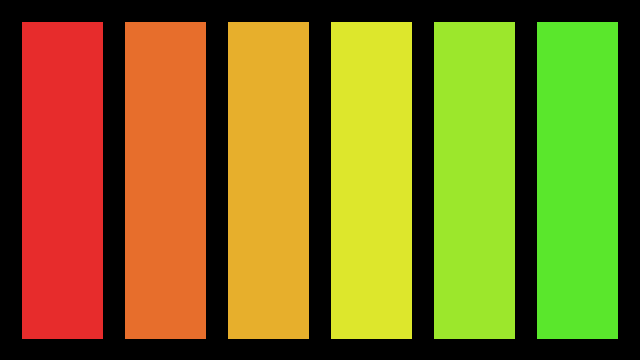
Frame 1 (no input)
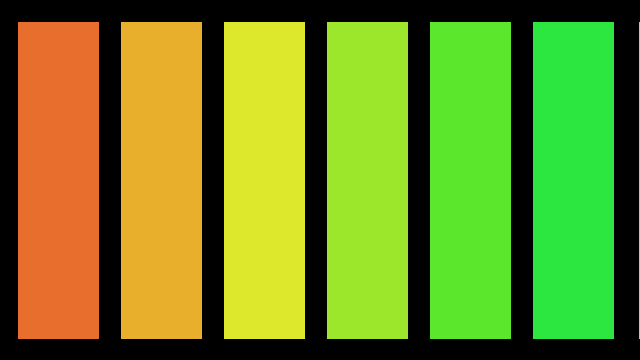
Frame 60 (the mouse pressed at the canvas centre just before this capture)
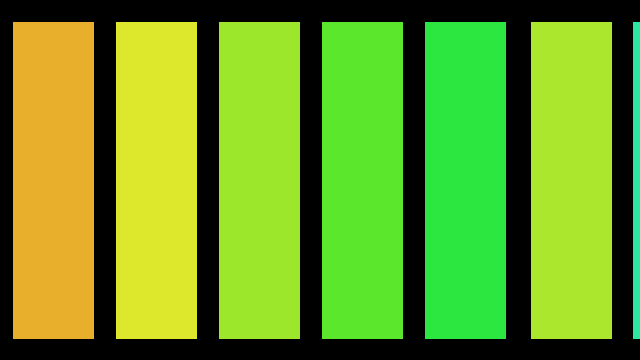
Frame 120 (the mouse held since frame 60 and released just before this capture)

The Processing sketch that drew these frames (run headless with seeded random() and noise(); from frame 60 on, the mouse is pressed at the canvas centre):

// Processing sketch: multiChangeColorMachine
// ── multiChangeColorMachine.pde
int menge = 7;
int hStep = 21; 
int stepChange = 1;// Ausprobieren mit 31, 77 ,111, 129, 187 oder round(360/(menge)+17)
int offset;
float w;
float x = 0;
float xSpeed = -1.8; 
boolean isMoving = true;
Feld[] feld = new Feld[menge];

void setup(){
// fullScreen();
 size(640,360);
  offset = round(width /30);
  colorMode(HSB,359,99,99);
  w = (width-offset) / (feld.length-1) - offset; 
  for(int i = 0; i < feld.length; i++){
    int tempH = (0+hStep*i)%359;
    feld[i] = new Feld(x+offset+(w+offset)*i,tempH); 
  }
  smooth();
}

void draw(){

  background(#000000);
  for(int i = 0; i < feld.length; i++){
    feld[i].show();
    feld[i].update();
  }
  stepChange++;
  if(stepChange >= 130){
    stepChange = 1;
  }
}

void mouseClicked(){
  isMoving = !isMoving;
}

// ── Feld.pde
class Feld{
  float xPos;
  float h;
  
  Feld(float xPos_, float h_){
    xPos = xPos_;
    h = h_;
 // h=  (int)random(0,359);
      
   }
   
  void show(){
    fill(h,80,90);  
     rect(xPos,offset,w,height-2*offset);
   }
  
  void update(){
    if(isMoving){
      xPos += xSpeed;
    }
    if(xPos < 0 - w){
      xPos = width;
      h =  (h+hStep+stepChange)%359;
      println(h + " StepChange: " + stepChange);
}
  }
}
